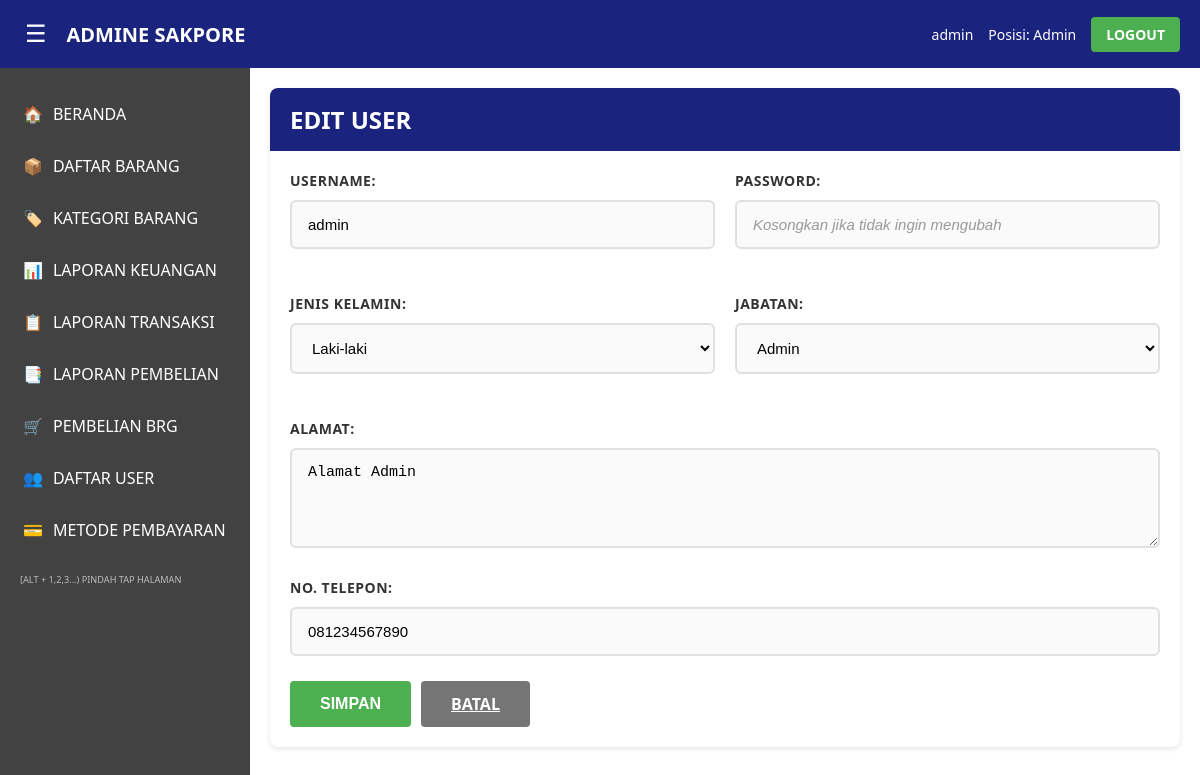
The app's page /admin/user/tambah.php?edit=001 (signed in) with its own data.
### tables this page shows
CREATE TABLE IF NOT EXISTS user (
    userID INT AUTO_INCREMENT PRIMARY KEY,
    id VARCHAR(50) UNIQUE,
    username VARCHAR(50) UNIQUE NOT NULL,
    password VARCHAR(255) NOT NULL,
    jabatan ENUM('Admin', 'Kasir') NOT NULL,
    telepon VARCHAR(20),
    alamat TEXT,
    jenis_kelamin ENUM('Laki-laki', 'Perempuan') DEFAULT NULL
);

### config/database.php (called while the page is built, shortened)
<?php
function getConnection() {
    $conn = mysqli_connect(DB_HOST, DB_USER, DB_PASS, DB_NAME);
    mysqli_set_charset($conn, "utf8");
    return $conn;
}
function queryOne($sql) {
    $conn = getConnection();
    $result = mysqli_query($conn, $sql);
    $row = mysqli_fetch_assoc($result);
    return $row;
}

### config/paths.php (called while the page is built, shortened)
<?php
function getScriptDepth() {
    $scriptName = $_SERVER['SCRIPT_NAME'];
    $scriptDir = dirname($scriptName);
    $scriptDir = trim($scriptDir, '/');
    $parts = explode('/', $scriptDir);
    $parts = array_filter($parts);
    $projectFolders = ['admin', 'kasir', 'assets', 'config', 'includes'];
    $depth = 0;
    $found = false;
    foreach ($parts as $part) {
        if (in_array($part, $projectFolders)) {
            $found = true;
            $depth++;
        } elseif ($found) {
            $depth++;
        }
    }
    return $depth;
}
function getNavPath($targetPath) {
    $depth = getScriptDepth();
    $backPath = str_repeat('../', $depth);
    $targetPath = ltrim($targetPath, '/');
    return $backPath . $targetPath;
}

### admin/user/tambah.php (the view, shortened to what this page needs)
<?php
require_once __DIR__ . '/../../config/database.php';
$editUser = null;
if (isset($_GET['edit'])) {
    $editId = sanitize($_GET['edit']);
    $editUser = queryOne("SELECT * FROM user WHERE id = '$editId'");
}
require_once __DIR__ . '/../../config/paths.php';
include __DIR__ . '/../../includes/header.php';
?>
<div class="card">
    <div class="card-header">
        <h2><?php echo $editUser ? 'EDIT USER' : 'TAMBAH USER'; ?></h2>
    </div>
    <form method="POST" action="">
        <div class="form-row">
            <div class="form-group">
                <label>USERNAME:</label>
                <input type="text" name="username" class="form-control"
                       value="<?php echo $editUser ? htmlspecialchars($editUser['username']) : ''; ?>" required>
            </div>
            <div class="form-group">
                <label>PASSWORD:</label>
                <input type="password" name="password" class="form-control"
                       <?php echo $editUser ? '' : 'required'; ?>
                       placeholder="<?php echo $editUser ? 'Kosongkan jika tidak ingin mengubah' : ''; ?>">
            </div>
        </div>
        <div class="form-row">
            <div class="form-group">
                <label>JENIS KELAMIN:</label>
                <select name="jenis_kelamin" class="form-control" required>
                    <option value="Laki-laki" <?php echo ($editUser && $editUser['jenis_kelamin'] == 'Laki-laki') ? 'selected' : ''; ?>>Laki-laki</option>
                </select>
            </div>
            <div class="form-group">
                <label>JABATAN:</label>
                <select name="jabatan" class="form-control" required>
                    <option value="Admin" <?php echo ($editUser && $editUser['jabatan'] == 'Admin') ? 'selected' : ''; ?>>Admin</option>
                </select>
            </div>
        </div>
        <div class="form-group">
            <label>ALAMAT:</label>
            <textarea name="alamat" class="form-control" rows="3"><?php echo $editUser ? htmlspecialchars($editUser['alamat']) : ''; ?></textarea>
        </div>
        <div class="form-group">
            <label>NO. TELEPON:</label>
            <input type="text" name="telepon" class="form-control"
                   value="<?php echo $editUser ? htmlspecialchars($editUser['telepon']) : ''; ?>">
        </div>
        <div class="btn-group">
            <button type="submit" class="btn btn-success">SIMPAN</button>
            <a href="<?php echo getNavPath('admin/user/index.php'); ?>" class="btn btn-secondary">BATAL</a>
        </div>
    </form>
</div>
<?php include __DIR__ . '/../../includes/footer.php'; ?>

### assets/css/style.css (style rules this page uses)
* { margin: 0; padding: 0; box-sizing: border-box; }
body { font-family: 'Segoe UI', Tahoma, Geneva, Verdana, sans-serif; background-color: #90EE90; color: #333; }
.form-group { margin-bottom: 25px; }
.form-group label { display: block; margin-bottom: 10px; font-weight: 600; color: #333; font-size: 14px; text-transform: uppercase; letter-spacing: 0.5px; }
.form-control { width: 100%; padding: 14px 16px; border: 2px solid #e0e0e0; border-radius: 6px; font-size: 15px; transition: all 0.3s ease; background-color: #fafafa; }
.form-control::placeholder { color: #999; font-style: italic; }
.btn { padding: 12px 30px; border: none; border-radius: 4px; font-size: 16px; font-weight: bold; cursor: pointer; transition: all 0.3s; }
.btn-success { background-color: #4caf50; color: white; }
.btn-secondary { background-color: #757575; color: white; }
.card { background-color: white; border-radius: 8px; padding: 20px; margin-bottom: 20px; box-shadow: 0 2px 5px rgba(0,0,0,0.1); }
.card-header { background-color: #1a237e; color: white; padding: 15px 20px; border-radius: 8px 8px 0 0; margin: -20px -20px 20px -20px; font-weight: bold; }
.form-row { display: flex; gap: 20px; margin-bottom: 20px; }
.form-row .form-group { flex: 1; }
textarea.form-control { resize: vertical; min-height: 100px; }
.btn-group { display: flex; gap: 10px; margin-top: 20px; }

### records on screen
user: username "admin", jenis_kelamin "Laki-laki", jabatan "Admin", alamat "Alamat Admin", telepon "081234567890"

### other values on screen
$_SESSION['username'] "admin"
$_SESSION['jabatan'] "Admin"
